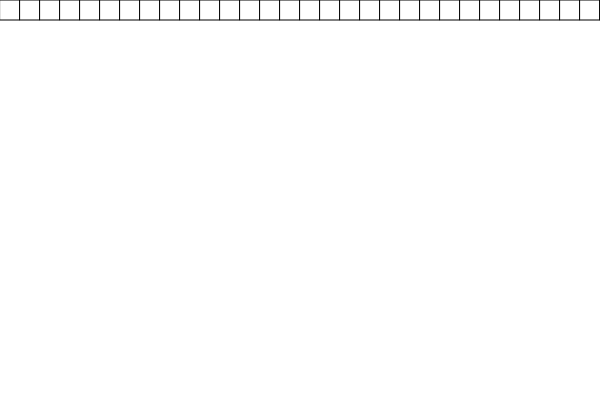
Frame 1 (no input)
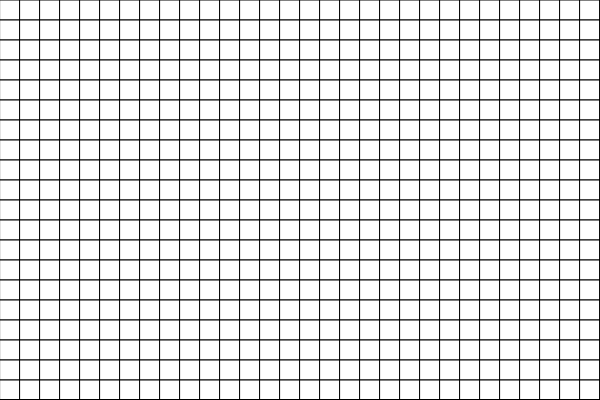
Frame 60 (no input)
Frame 120 (the mouse pressed at the canvas centre since frame 60): identical to frame 60, image omitted

The p5.js sketch that drew these frames (run headless with seeded random() and noise() and a simulated clock; from frame 60 on, the mouse is pressed at the canvas centre):

// p5.js sketch
// ── sketch.js
var x = 0;
var y = 0;

function setup() {
  background(255);
  createCanvas(600, 400);
}

function draw() {
  for (x = 0; x <= width; x+=20) {
    makeRect();
  }

  if(x >= width) {
    if(y <= height-20) {
      y+=20;
    }
  }
}

function makeRect() {
  rect(x,y,20,20);
}
